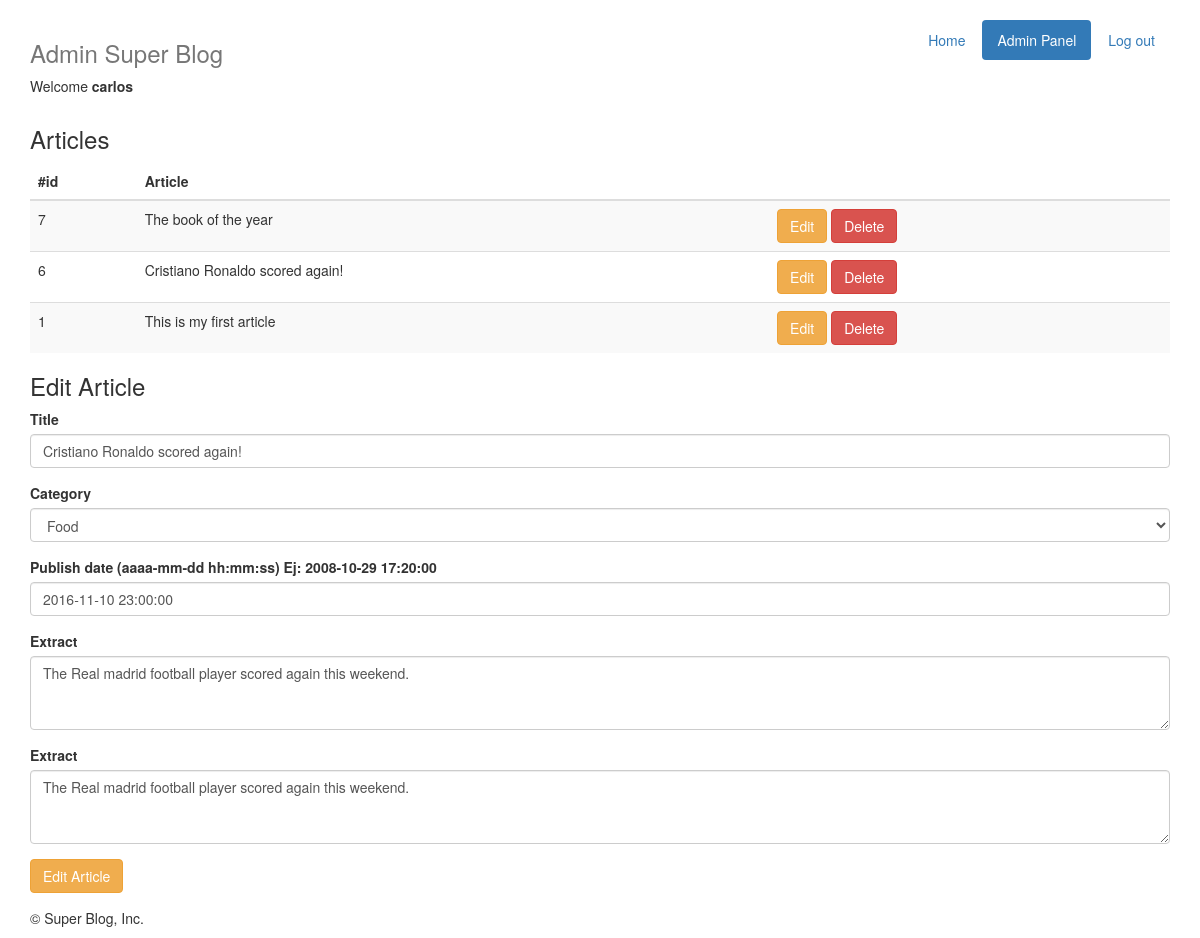
The app's page /admin/articles.php?id=6 (signed in) with its own data.
### tables this page shows
CREATE TABLE `users` (
  `id` int(11) unsigned NOT NULL AUTO_INCREMENT,
  `username` varchar(50) NOT NULL,
  `password` char(32) NOT NULL,
  `email` varchar(50) NOT NULL,
  `type` enum('user','admin') NOT NULL DEFAULT 'user',
  PRIMARY KEY (`id`)
);

CREATE TABLE `articles` (
  `id` int(11) unsigned NOT NULL AUTO_INCREMENT,
  `title` varchar(50) NOT NULL,
  `extract` varchar(255) NOT NULL,
  `text` text NOT NULL,
  `user_id` int(11) NOT NULL,
  `category_id` int(11) NOT NULL,
  `published_at` timestamp NOT NULL DEFAULT CURRENT_TIMESTAMP ON UPDATE CURRENT_TIMESTAMP,
  `created_at` timestamp NOT NULL DEFAULT '0000-00-00 00:00:00',
  `updated_at` timestamp NOT NULL DEFAULT '0000-00-00 00:00:00',
  PRIMARY KEY (`id`)
);

CREATE TABLE `categories` (
  `id` int(11) unsigned NOT NULL AUTO_INCREMENT,
  `value` varchar(50) NOT NULL,
  PRIMARY KEY (`id`)
);

### admin/isUser.php (called while the page is built, shortened)
<?php
function isUser ( $user, $password, $connection ) {
	$query = "SELECT id, username, password, type FROM `users` WHERE username = '$user'";
	$result = mysql_query ($query, $connection);
	$row = mysql_fetch_array ($result);
	$password_from_db = $row ['password'];
	if ( $password_from_db == $password ) {
		return $row;
	} else return false;
}
?>

### admin/articles.php (the view, shortened to what this page needs)
<?
require_once 'isUser.php';
$dbConn = connect();
if ( !empty( $_SESSION['username'] ) && !empty($_SESSION['password']) ) {
	$arrUser = isUser( $_SESSION['username'], $_SESSION['password'], $dbConn );
}
$arrCategories = array();
$query = "SELECT id, value FROM `categories` ORDER BY value ASC";
$result = mysql_query ($query, $dbConn);
while ( $row = mysql_fetch_assoc ($result)) {
	array_push( $arrCategories,$row );
}
$arrarticles = array();
$query = "SELECT id, title FROM `articles` ORDER BY id DESC";
$result = mysql_query ($query, $dbConn);
while ( $row = mysql_fetch_assoc ($result)) {
	array_push( $arrarticles,$row );
}
if ( !empty($_GET['id']) ) {
	$query = "SELECT id, title, extract, text, category_id, published_at FROM `articles` WHERE id = {$_GET['id']}";
	$result = mysql_query ($query, $dbConn);
	$row = mysql_fetch_assoc ($result);
}
include_once 'header.php';
?>
	<div>
		<h3>Articles</h3>
		<table class="table table-striped">
			<thead>
			<tr>
				<th>#id</th>
				<th>Article</th>
				<th></th>
			</tr>
			</thead>
			<?php foreach ($arrarticles as $articles) { ?>
			<tr>
				<td><?php echo $articles['id']; ?></td>
				<td><?php echo $articles['title']; ?></td>
				<td>
					<a href="articles.php?id=<?php echo $articles['id']; ?>" class="btn btn-warning">Edit</a>
					<a href="articles.php?del=<?= $articles['id'] ?>" class="btn btn-danger">Delete</a>
				</td>
			</tr>
			<?php } ?>
		</table>
	</div>
	<?php if ( !empty($_GET['id']) ) { ?>
		<div>
			<h3 id="add">Edit Article</h3>
			<form action="articles.php" method="post">
				<div class="form-group">
					<label for="title">Title</label>
					<input class="form-control" type="text" name="title" id="title" value="<?php echo $row['title']; ?>">
				</div>
				<div class="form-group">
					<label for="category_id">Category</label>
					<select class="form-control" name="category_id">
						<?php foreach ( $arrCategories as $category ) { ?>
							<option value="<?php echo $category['id']; ?>" <?php if ( $category['id'] == $row['category_id'] ) echo 'selected="selected"' ?>><?php echo $category['value']; ?></option>
						<?php } ?>
					</select>
				</div>
				<div class="form-group">
					<label for="title">Publish date (aaaa-mm-dd hh:mm:ss) Ej: 2008-10-29 17:20:00 </label>
					<input class="form-control" type="text" name="published_at" id="published_at" value="<?php echo $row['published_at']; ?>">
				</div>
				<div class="form-group">
					<label for="extract">Extract</label>
					<textarea class="form-control" rows="3" cols="50" name="extract" id="extract"><?php echo $row['extract']; ?></textarea>
				</div>
				<div class="form-group">
					<label for="extract">Extract</label>
					<textarea class="form-control" rows="3" cols="50" name="text" id="text"><?php echo $row['text']; ?></textarea>
				</div>
				<div class="form-group">
					<input name="submitEdit" type="submit" value="Edit Article" class="btn btn-warning" />
				</div>
			</form>
		</div>
	<?php }
	include_once 'footer.php';
	?>

### admin/header.php (shortened to what this page needs)
<!DOCTYPE html>
<html lang="en">
<head>
    <link href="../css/bootstrap.min.css" rel="stylesheet">
</head>
<body style="padding-top: 20px;">
<div class="container">
    <div class="header clearfix">
        <nav>
            <ul class="nav nav-pills pull-right">
                <li role="presentation"><a href="../index.php">Home</a></li>
                    <?php if ( $arrUser['type'] == 'admin' ) { ?>
                        <li role="presentation" class="active"><a href="index.php">Admin Panel</a></li>
                    <?php } ?>
                    <li role="presentation"><a href="../index.php?salir=true">Log out</a></li>
            </ul>
        </nav>
        <h3 class="text-muted">Admin Super Blog</h3>
        <?php
        if (!empty($arrUser['username']) ) { ?>
            <p>Welcome <b><?= $arrUser['username'] ?></b></p>
        <?php } ?>
    </div>

### admin/footer.php (shortened to what this page needs)
<footer class="footer">
    <p>© Super Blog, Inc.</p>
</footer>
</div>
</body>
</html>

### records on screen
users: username "carlos"
articles: id "7", title "The book of the year"
articles: id "6", title "Cristiano Ronaldo scored again!", category_id "Food", published_at "2016-11-10 23:00:00", extract "The Real madrid football player scored again this weekend.", text "The Real madrid football player scored again this weekend."
articles: id "1", title "This is my first article"
